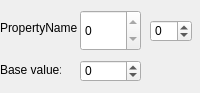
<?xml version="1.0" encoding="UTF-8"?>
<ui version="4.0">
 <class>ScorePropertyWidget</class>
 <widget class="QWidget" name="ScorePropertyWidget">
  <property name="geometry">
   <rect>
    <x>0</x>
    <y>0</y>
    <width>200</width>
    <height>93</height>
   </rect>
  </property>
  <property name="windowTitle">
   <string>Form</string>
  </property>
  <widget class="QLabel" name="label">
   <property name="geometry">
    <rect>
     <x>0</x>
     <y>20</y>
     <width>81</width>
     <height>16</height>
    </rect>
   </property>
   <property name="text">
    <string>PropertyName</string>
   </property>
  </widget>
  <widget class="QSpinBox" name="manualModSelector">
   <property name="geometry">
    <rect>
     <x>150</x>
     <y>20</y>
     <width>42</width>
     <height>22</height>
    </rect>
   </property>
   <property name="minimum">
    <number>-50</number>
   </property>
   <property name="maximum">
    <number>50</number>
   </property>
  </widget>
  <widget class="QSpinBox" name="scoreDisp">
   <property name="geometry">
    <rect>
     <x>80</x>
     <y>10</y>
     <width>61</width>
     <height>41</height>
    </rect>
   </property>
   <property name="toolTip">
    <string/>
   </property>
   <property name="readOnly">
    <bool>true</bool>
   </property>
   <property name="minimum">
    <number>-50</number>
   </property>
   <property name="maximum">
    <number>50</number>
   </property>
  </widget>
  <widget class="QSpinBox" name="baseSelector">
   <property name="geometry">
    <rect>
     <x>80</x>
     <y>60</y>
     <width>61</width>
     <height>22</height>
    </rect>
   </property>
   <property name="minimum">
    <number>-50</number>
   </property>
   <property name="maximum">
    <number>50</number>
   </property>
  </widget>
  <widget class="QLabel" name="baseLabel">
   <property name="geometry">
    <rect>
     <x>0</x>
     <y>60</y>
     <width>61</width>
     <height>20</height>
    </rect>
   </property>
   <property name="text">
    <string>Base value:</string>
   </property>
  </widget>
 </widget>
 <resources/>
 <connections/>
</ui>
